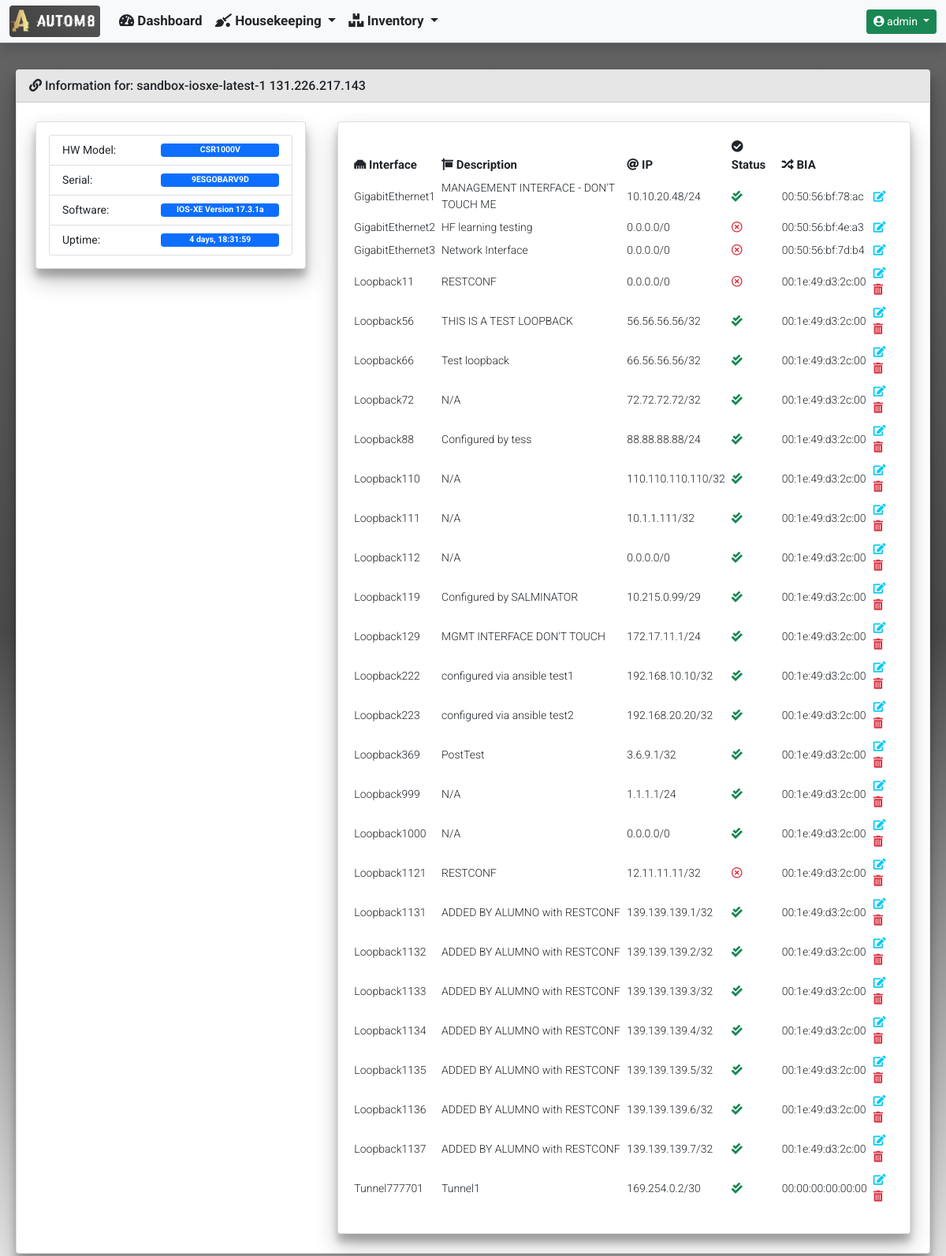
Before: /inventory/device_detailed_information/87/ (signed in) with the older database file.
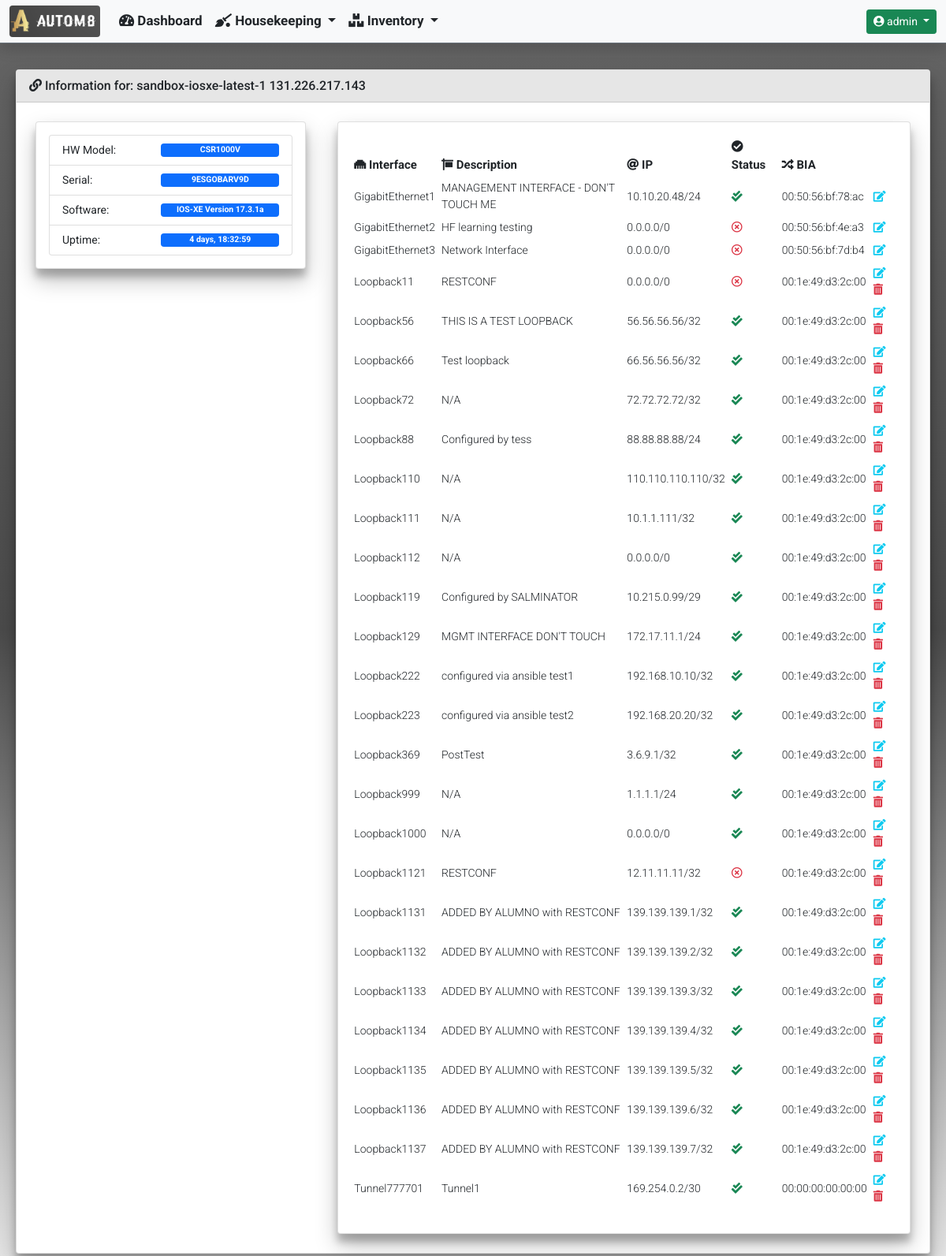
After: the same page with the newer database file.
### inventory/models.py (models this page shows)
class Device(models.Model):
    hostname = models.CharField(unique=True, max_length=255)
    mgmt_ip = models.GenericIPAddressField(unique=True, max_length=12)
    username = models.CharField(blank=True, null=True, max_length=255)
    password = models.CharField(blank=True, null=True, max_length=255)
    software_version = models.CharField(blank=True, null=True, max_length=255)
    serial_number = models.CharField(blank=True, null=True, max_length=255)
    vendor = models.CharField(max_length=255)
    description = models.CharField(blank=True, null=True, max_length=255)
    hardware_model = models.CharField(blank=True, null=True, max_length=255)
    rest_conf_enabled = models.BooleanField(blank=True, null=True)
    device_uptime = models.CharField(blank=True, null=True, max_length=255)
    last_polled = models.DateTimeField(blank=True, null=True)
    date_added = models.DateTimeField(default=timezone.now())

class DeviceInterfaces(models.Model):
    device_id = models.ForeignKey(Device, null=True, on_delete=models.CASCADE)
    name = models.CharField(blank=True, null=True, max_length=255)
    interface_type = models.CharField(blank=True, null=True, max_length=255)
    description = models.CharField(blank=True, null=True, max_length=255)
    ipv4_address = models.GenericIPAddressField(
        blank=True, null=True, max_length=12)
    ipv4_subnet_mask = models.CharField(blank=True, null=True, max_length=12)
    admin_status = models.CharField(blank=True, null=True, max_length=255)
    oper_status = models.CharField(blank=True, null=True, max_length=255)
    phys_address = models.CharField(blank=True, null=True, max_length=255)

### inventory/views.py (the view)
def device_detailed_information(request, device_id):
    device = Device.objects.get(pk=device_id)
    context = {
        'title': 'Device Detailed Information',
        'card_header': f'Information for: {device.hostname} {device.mgmt_ip}',
        'data': {
            'version': device,
            'interfaces': DeviceInterfaces.objects.filter(device_id=device_id)
        }
    }
    return render(
        request,
        'inventory/device_detailed_information.html',
        context
    )

### templates/inventory/device_detailed_information.html
{% extends "base_template/base.html"%}
{% block content %}
<div class="row">
    <div class="col-md-4">
        <div class="card">
            <div class="card-body">
                <ul class="list-group">
                    <li class="list-group-item d-flex justify-content-between align-items-center">
                        HW Model:
                        <span class="badge bg-primary" style="width: 150px">{{ data.version.hardware_model }}</span>
                    </li>
                    <li class="list-group-item d-flex justify-content-between align-items-center">
                        Serial:
                        <span class="badge bg-primary" style="width: 150px">{{ data.version.serial_number }}</span>
                    </li>
                    <li class="list-group-item d-flex justify-content-between align-items-center">
                        Software:
                        <span class="badge bg-primary" style="width: 150px">{{ data.version.software_version }}</span>
                    </li>
                    <li class="list-group-item d-flex justify-content-between align-items-center">
                        Uptime:
                        <span class="badge bg-primary" style="width: 150px">{{ data.version.device_uptime }}</span>
                    </li>
                </ul>
            </div>
        </div>
    </div>
    <div class="col-md-8">
        <div class="card">
            <div class="card-body">
                <div class="table-responsive rounded">
                    <table id="InterfaceList" class="table table-sm table-hover table-borderless align-middle"
                        style="width:100%">
                        <thead>
                            <tr>
                                <th><i class="fas fa-ethernet"></i> Interface</th>
                                <th><i class="fas fa-sign"></i> Description</th>
                                <th><i class="fas fa-at"></i> IP</th>
                                <th><i class="fas fa-check-circle"></i> Status</th>
                                <th><i class="fas fa-random"></i> BIA</th>
                                <th></th>
                            </tr>
                        </thead>
                        <tbody>
                            {% for interface in data.interfaces %}
                            <tr>
                                <td>{{ interface.name }}</td>
                                {% if interface.description %}
                                <td>{{ interface.description }}</td>
                                {% else %}
                                <td>N/A</td>
                                {% endif %}
                                {% if interface.ipv4_address %}
                                <td>{{ interface.ipv4_address }}/{{ interface.ipv4_subnet_mask }}</td>
                                {% else %}
                                <td>0.0.0.0/0</td>
                                {% endif %}
                                {% if 'up' in interface.admin_status and 'up' in interface.oper_status %}
                                <td><i class="fas fa-check-double text-success blink"></i></td>
                                {% else %}
                                <td><i class="far fa-times-circle text-danger blink"></i></td>
                                {% endif %}
                                {% if interface.phys_address %}
                                <td>{{ interface.phys_address }} </td>
                                {% else %}
                                <td>N/A</td>
                                {% endif %}
                                <td>
                                    <a class="text-decoration-none"
                                        href="{% url 'inventory:device_interface_edit' interface.name %}"
                                        data-bs-toggle="tooltip" title="Edit">
                                        <i class="fas fa-edit text-info"></i>
                                    </a>
                                    {% if interface.interface_type != 'iana-if-type:ethernetCsmacd' %}
                                    <a class="text-decoration-none"
                                        href="{% url 'inventory:device_interface_delete' interface.name %}"
                                        data-bs-toggle="tooltip" title="Delete">
                                        <i class="fas fa-trash-alt text-danger"></i>
                                    </a>
                                    {% endif %}
                                </td>
                                {% endfor %}
                            </tr>
                        </tbody>
                    </table>
                </div>
            </div>
        </div>
    </div>
</div>
{% endblock %}

Changed rows visible on the page:
changed Device "CSR1000V": version.device_uptime "4 days, 18:31:59" → "4 days, 18:32:59"
